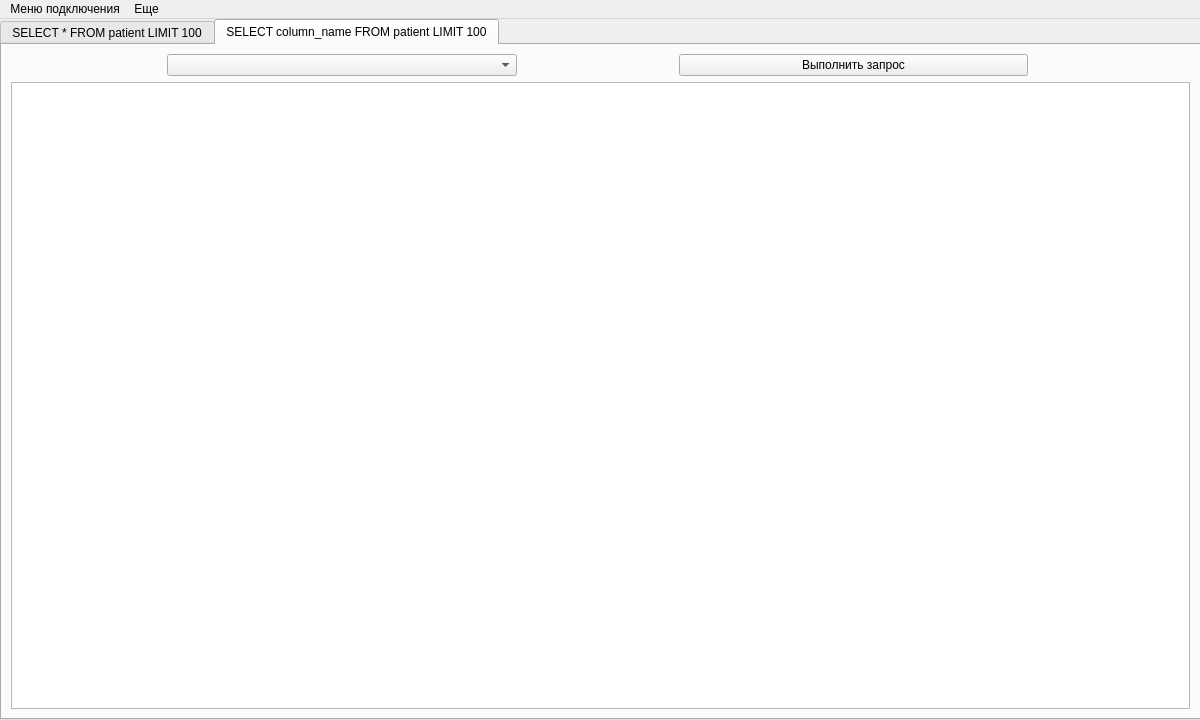
<?xml version="1.0" encoding="UTF-8"?>
<ui version="4.0">
 <class>MainWindow</class>
 <widget class="QMainWindow" name="MainWindow">
  <property name="geometry">
   <rect>
    <x>0</x>
    <y>0</y>
    <width>1200</width>
    <height>720</height>
   </rect>
  </property>
  <property name="windowTitle">
   <string>Просмотр базы данных</string>
  </property>
  <widget class="QWidget" name="centralwidget">
   <widget class="QTabWidget" name="tabWidget">
    <property name="geometry">
     <rect>
      <x>0</x>
      <y>0</y>
      <width>1201</width>
      <height>701</height>
     </rect>
    </property>
    <property name="currentIndex">
     <number>1</number>
    </property>
    <widget class="QWidget" name="tab">
     <attribute name="title">
      <string>SELECT * FROM patient LIMIT 100</string>
     </attribute>
     <layout class="QGridLayout" name="gridLayout">
      <item row="0" column="0">
       <widget class="QTableWidget" name="tableWidget"/>
      </item>
     </layout>
    </widget>
    <widget class="QWidget" name="tab_2">
     <attribute name="title">
      <string>SELECT column_name FROM patient LIMIT 100</string>
     </attribute>
     <layout class="QGridLayout" name="gridLayout_3">
      <item row="1" column="2">
       <spacer name="horizontalSpacer">
        <property name="orientation">
         <enum>Qt::Horizontal</enum>
        </property>
        <property name="sizeType">
         <enum>QSizePolicy::Fixed</enum>
        </property>
        <property name="sizeHint" stdset="0">
         <size>
          <width>150</width>
          <height>20</height>
         </size>
        </property>
       </spacer>
      </item>
      <item row="1" column="4">
       <spacer name="horizontalSpacer_2">
        <property name="orientation">
         <enum>Qt::Horizontal</enum>
        </property>
        <property name="sizeType">
         <enum>QSizePolicy::Fixed</enum>
        </property>
        <property name="sizeHint" stdset="0">
         <size>
          <width>150</width>
          <height>20</height>
         </size>
        </property>
       </spacer>
      </item>
      <item row="1" column="1">
       <widget class="QComboBox" name="comboBox">
        <property name="sizePolicy">
         <sizepolicy hsizetype="Expanding" vsizetype="Fixed">
          <horstretch>0</horstretch>
          <verstretch>0</verstretch>
         </sizepolicy>
        </property>
       </widget>
      </item>
      <item row="1" column="3">
       <widget class="QPushButton" name="pushButton">
        <property name="sizePolicy">
         <sizepolicy hsizetype="Expanding" vsizetype="Fixed">
          <horstretch>0</horstretch>
          <verstretch>0</verstretch>
         </sizepolicy>
        </property>
        <property name="text">
         <string>Выполнить запрос</string>
        </property>
       </widget>
      </item>
      <item row="1" column="0">
       <spacer name="horizontalSpacer_3">
        <property name="orientation">
         <enum>Qt::Horizontal</enum>
        </property>
        <property name="sizeType">
         <enum>QSizePolicy::Fixed</enum>
        </property>
        <property name="sizeHint" stdset="0">
         <size>
          <width>150</width>
          <height>20</height>
         </size>
        </property>
       </spacer>
      </item>
      <item row="2" column="0" colspan="6">
       <widget class="QTableWidget" name="tableWidget_2"/>
      </item>
     </layout>
    </widget>
   </widget>
  </widget>
  <widget class="QMenuBar" name="menuBar">
   <property name="geometry">
    <rect>
     <x>0</x>
     <y>0</y>
     <width>1200</width>
     <height>21</height>
    </rect>
   </property>
   <widget class="QMenu" name="menuMenu">
    <property name="title">
     <string>Меню подключения</string>
    </property>
    <addaction name="actionOpen_connection"/>
    <addaction name="actionClose_connection"/>
    <addaction name="actionExit_2"/>
   </widget>
   <widget class="QMenu" name="menuAbout">
    <property name="title">
     <string>Еще</string>
    </property>
    <addaction name="actionHelp"/>
    <addaction name="actionAbout"/>
   </widget>
   <addaction name="menuMenu"/>
   <addaction name="menuAbout"/>
  </widget>
  <action name="actionOpen_connection">
   <property name="text">
    <string>Открыть соединение</string>
   </property>
  </action>
  <action name="actionClose_connection">
   <property name="text">
    <string>Закрыть соединение</string>
   </property>
  </action>
  <action name="actionHelp">
   <property name="text">
    <string>Помощь</string>
   </property>
  </action>
  <action name="actionAbout">
   <property name="text">
    <string>О программе</string>
   </property>
  </action>
  <action name="actionExit_2">
   <property name="text">
    <string>Выход</string>
   </property>
  </action>
 </widget>
 <resources/>
 <connections/>
</ui>
